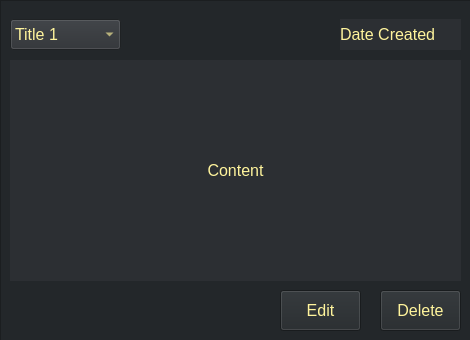
<?xml version="1.0" encoding="UTF-8"?>
<ui version="4.0">
 <class>Form</class>
 <widget class="QWidget" name="Form">
  <property name="geometry">
   <rect>
    <x>0</x>
    <y>0</y>
    <width>470</width>
    <height>340</height>
   </rect>
  </property>
  <property name="minimumSize">
   <size>
    <width>470</width>
    <height>340</height>
   </size>
  </property>
  <property name="maximumSize">
   <size>
    <width>470</width>
    <height>340</height>
   </size>
  </property>
  <property name="windowTitle">
   <string>Form</string>
  </property>
  <property name="styleSheet">
   <string notr="true">background-color: rgb(35, 39, 42);</string>
  </property>
  <widget class="QFrame" name="frame_n_v">
   <property name="geometry">
    <rect>
     <x>0</x>
     <y>0</y>
     <width>471</width>
     <height>341</height>
    </rect>
   </property>
   <property name="frameShape">
    <enum>QFrame::StyledPanel</enum>
   </property>
   <property name="frameShadow">
    <enum>QFrame::Raised</enum>
   </property>
   <widget class="QComboBox" name="title_combobox_n_v">
    <property name="geometry">
     <rect>
      <x>10</x>
      <y>19</y>
      <width>111</width>
      <height>31</height>
     </rect>
    </property>
    <property name="font">
     <font>
      <family>Arial</family>
      <pointsize>12</pointsize>
     </font>
    </property>
    <property name="layoutDirection">
     <enum>Qt::LeftToRight</enum>
    </property>
    <property name="styleSheet">
     <string notr="true">color: rgb(255, 244, 156);
selection-background-color: rgb(85, 85, 127);
background-color: rgb(44, 47, 51);</string>
    </property>
    <item>
     <property name="text">
      <string>Title 1</string>
     </property>
    </item>
    <item>
     <property name="text">
      <string>Title 2</string>
     </property>
    </item>
    <item>
     <property name="text">
      <string>Title 3</string>
     </property>
    </item>
    <item>
     <property name="text">
      <string>Title 4</string>
     </property>
    </item>
    <item>
     <property name="text">
      <string>Title 5</string>
     </property>
    </item>
   </widget>
   <widget class="QLabel" name="date_label_n_v">
    <property name="geometry">
     <rect>
      <x>340</x>
      <y>19</y>
      <width>121</width>
      <height>31</height>
     </rect>
    </property>
    <property name="font">
     <font>
      <family>Arial</family>
      <pointsize>12</pointsize>
     </font>
    </property>
    <property name="styleSheet">
     <string notr="true">color: rgb(255, 244, 156);
background-color: rgb(44, 47, 51);
</string>
    </property>
    <property name="text">
     <string>Date Created</string>
    </property>
   </widget>
   <widget class="QPushButton" name="delete_button_n_v">
    <property name="geometry">
     <rect>
      <x>380</x>
      <y>290</y>
      <width>81</width>
      <height>41</height>
     </rect>
    </property>
    <property name="font">
     <font>
      <family>Arial</family>
      <pointsize>12</pointsize>
     </font>
    </property>
    <property name="styleSheet">
     <string notr="true">background-color: rgb(35, 39, 42);
color: rgb(255, 244, 156);</string>
    </property>
    <property name="text">
     <string>Delete</string>
    </property>
   </widget>
   <widget class="QPushButton" name="edit_button_n_v">
    <property name="geometry">
     <rect>
      <x>280</x>
      <y>290</y>
      <width>81</width>
      <height>41</height>
     </rect>
    </property>
    <property name="font">
     <font>
      <family>Arial</family>
      <pointsize>12</pointsize>
     </font>
    </property>
    <property name="styleSheet">
     <string notr="true">background-color: rgb(35, 39, 42);
color: rgb(255, 244, 156);</string>
    </property>
    <property name="text">
     <string>Edit</string>
    </property>
   </widget>
   <widget class="QLabel" name="content_label_n_v">
    <property name="geometry">
     <rect>
      <x>10</x>
      <y>60</y>
      <width>451</width>
      <height>221</height>
     </rect>
    </property>
    <property name="font">
     <font>
      <family>Arial</family>
      <pointsize>12</pointsize>
     </font>
    </property>
    <property name="layoutDirection">
     <enum>Qt::RightToLeft</enum>
    </property>
    <property name="styleSheet">
     <string notr="true">color: rgb(255, 244, 156);
background-color: rgb(44, 47, 51);</string>
    </property>
    <property name="text">
     <string>Content</string>
    </property>
    <property name="alignment">
     <set>Qt::AlignCenter</set>
    </property>
    <property name="wordWrap">
     <bool>true</bool>
    </property>
    <property name="openExternalLinks">
     <bool>true</bool>
    </property>
   </widget>
  </widget>
 </widget>
 <resources/>
 <connections/>
</ui>
